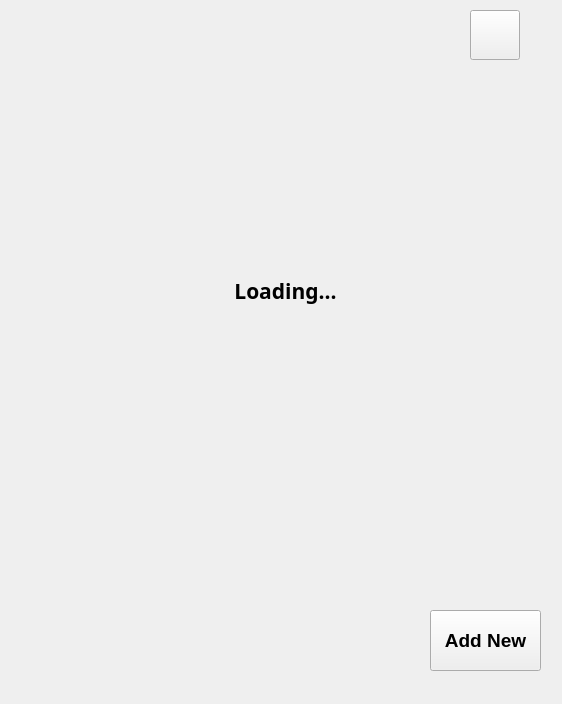
<?xml version="1.0" encoding="UTF-8"?>
<ui version="4.0">
 <class>MainWindow</class>
 <widget class="QMainWindow" name="Face Recognization">
  <property name="geometry">
   <rect>
    <x>0</x>
    <y>0</y>
    <width>562</width>
    <height>704</height>
   </rect>
  </property>
  <property name="windowTitle">
   <string>Face Recognization</string>
  </property>
  <widget class="QWidget" name="centralwidget">
   <widget class="QLabel" name="Image">
    <property name="geometry">
     <rect>
      <x>20</x>
      <y>90</y>
      <width>521</width>
      <height>441</height>
     </rect>
    </property>
    <property name="text">
     <string/>
    </property>
   </widget>
   <widget class="QLabel" name="Name">
    <property name="geometry">
     <rect>
      <x>210</x>
      <y>10</y>
      <width>131</width>
      <height>31</height>
     </rect>
    </property>
    <property name="font">
     <font>
      <family>Bahnschrift SemiBold</family>
      <pointsize>18</pointsize>
      <weight>75</weight>
      <bold>true</bold>
     </font>
    </property>
    <property name="text">
     <string/>
    </property>
    <property name="alignment">
     <set>Qt::AlignCenter</set>
    </property>
   </widget>
   <widget class="QLabel" name="Info">
    <property name="geometry">
     <rect>
      <x>40</x>
      <y>610</y>
      <width>131</width>
      <height>41</height>
     </rect>
    </property>
    <property name="font">
     <font>
      <family>Calibri</family>
      <pointsize>16</pointsize>
      <weight>75</weight>
      <italic>true</italic>
      <bold>true</bold>
     </font>
    </property>
    <property name="text">
     <string/>
    </property>
   </widget>
   <widget class="QPushButton" name="btn">
    <property name="geometry">
     <rect>
      <x>430</x>
      <y>610</y>
      <width>111</width>
      <height>61</height>
     </rect>
    </property>
    <property name="font">
     <font>
      <family>Arial</family>
      <pointsize>14</pointsize>
      <weight>75</weight>
      <bold>true</bold>
     </font>
    </property>
    <property name="text">
     <string>Add New</string>
    </property>
   </widget>
   <widget class="QPushButton" name="btn_2">
    <property name="geometry">
     <rect>
      <x>470</x>
      <y>10</y>
      <width>50</width>
      <height>50</height>
     </rect>
    </property>
    <property name="font">
     <font>
      <family>Arial</family>
      <pointsize>14</pointsize>
      <weight>75</weight>
      <bold>true</bold>
     </font>
    </property>
    <property name="text">
     <string/>
    </property>
    <property name="icon">
     <iconset>
      <normaloff>Refresh.jpg</normaloff>Refresh.jpg</iconset>
    </property>
    <property name="iconSize">
     <size>
      <width>35</width>
      <height>35</height>
     </size>
    </property>
   </widget>
   <widget class="QLabel" name="load">
    <property name="geometry">
     <rect>
      <x>190</x>
      <y>270</y>
      <width>191</width>
      <height>41</height>
     </rect>
    </property>
    <property name="font">
     <font>
      <family>Cascadia Mono SemiBold</family>
      <pointsize>16</pointsize>
      <weight>75</weight>
      <bold>true</bold>
     </font>
    </property>
    <property name="text">
     <string>Loading...</string>
    </property>
    <property name="alignment">
     <set>Qt::AlignCenter</set>
    </property>
   </widget>
  </widget>
 </widget>
 <resources/>
 <connections/>
</ui>
